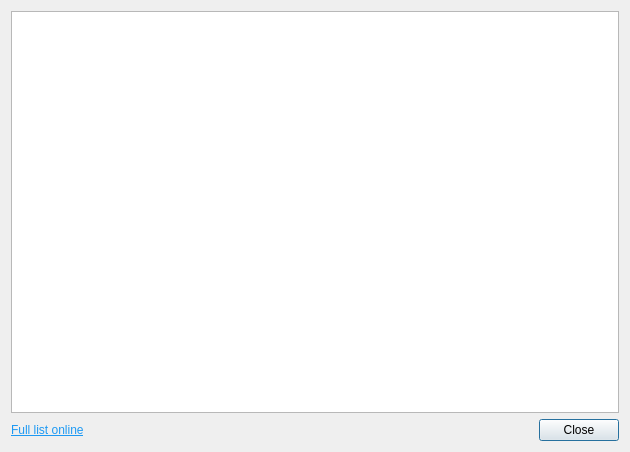
<?xml version="1.0" encoding="UTF-8"?>
<ui version="4.0">
 <class>TipOfTheDayDialog</class>
 <widget class="QDialog" name="TipOfTheDayDialog">
  <property name="geometry">
   <rect>
    <x>0</x>
    <y>0</y>
    <width>630</width>
    <height>452</height>
   </rect>
  </property>
  <property name="windowTitle">
   <string>Tip of the Day</string>
  </property>
  <layout class="QGridLayout" name="gridLayout">
   <item row="1" column="0">
    <widget class="QLabel" name="onlineListLabel">
     <property name="text">
      <string>&lt;html&gt;&lt;head/&gt;&lt;body&gt;&lt;p&gt;&lt;a href=&quot;https://github.com/pawelsalawa/letos/wiki/Tips_&amp;amp;_Tricks&quot;&gt;&lt;span style=&quot; text-decoration: underline; color:#1d99f3;&quot;&gt;Full list online&lt;/span&gt;&lt;/a&gt;&lt;/p&gt;&lt;/body&gt;&lt;/html&gt;</string>
     </property>
     <property name="openExternalLinks">
      <bool>true</bool>
     </property>
    </widget>
   </item>
   <item row="1" column="3">
    <widget class="QDialogButtonBox" name="buttonBox">
     <property name="orientation">
      <enum>Qt::Orientation::Horizontal</enum>
     </property>
     <property name="standardButtons">
      <set>QDialogButtonBox::StandardButton::Close</set>
     </property>
    </widget>
   </item>
   <item row="0" column="0" colspan="4">
    <widget class="QTextEdit" name="contentEdit">
     <property name="textInteractionFlags">
      <set>Qt::TextInteractionFlag::LinksAccessibleByKeyboard|Qt::TextInteractionFlag::LinksAccessibleByMouse|Qt::TextInteractionFlag::TextBrowserInteraction|Qt::TextInteractionFlag::TextSelectableByKeyboard|Qt::TextInteractionFlag::TextSelectableByMouse</set>
     </property>
    </widget>
   </item>
   <item row="1" column="1">
    <spacer name="finalSpacer">
     <property name="orientation">
      <enum>Qt::Orientation::Horizontal</enum>
     </property>
     <property name="sizeHint" stdset="0">
      <size>
       <width>40</width>
       <height>20</height>
      </size>
     </property>
    </spacer>
   </item>
  </layout>
 </widget>
 <resources/>
 <connections>
  <connection>
   <sender>buttonBox</sender>
   <signal>accepted()</signal>
   <receiver>TipOfTheDayDialog</receiver>
   <slot>accept()</slot>
   <hints>
    <hint type="sourcelabel">
     <x>248</x>
     <y>254</y>
    </hint>
    <hint type="destinationlabel">
     <x>157</x>
     <y>274</y>
    </hint>
   </hints>
  </connection>
  <connection>
   <sender>buttonBox</sender>
   <signal>rejected()</signal>
   <receiver>TipOfTheDayDialog</receiver>
   <slot>reject()</slot>
   <hints>
    <hint type="sourcelabel">
     <x>316</x>
     <y>260</y>
    </hint>
    <hint type="destinationlabel">
     <x>286</x>
     <y>274</y>
    </hint>
   </hints>
  </connection>
 </connections>
</ui>
